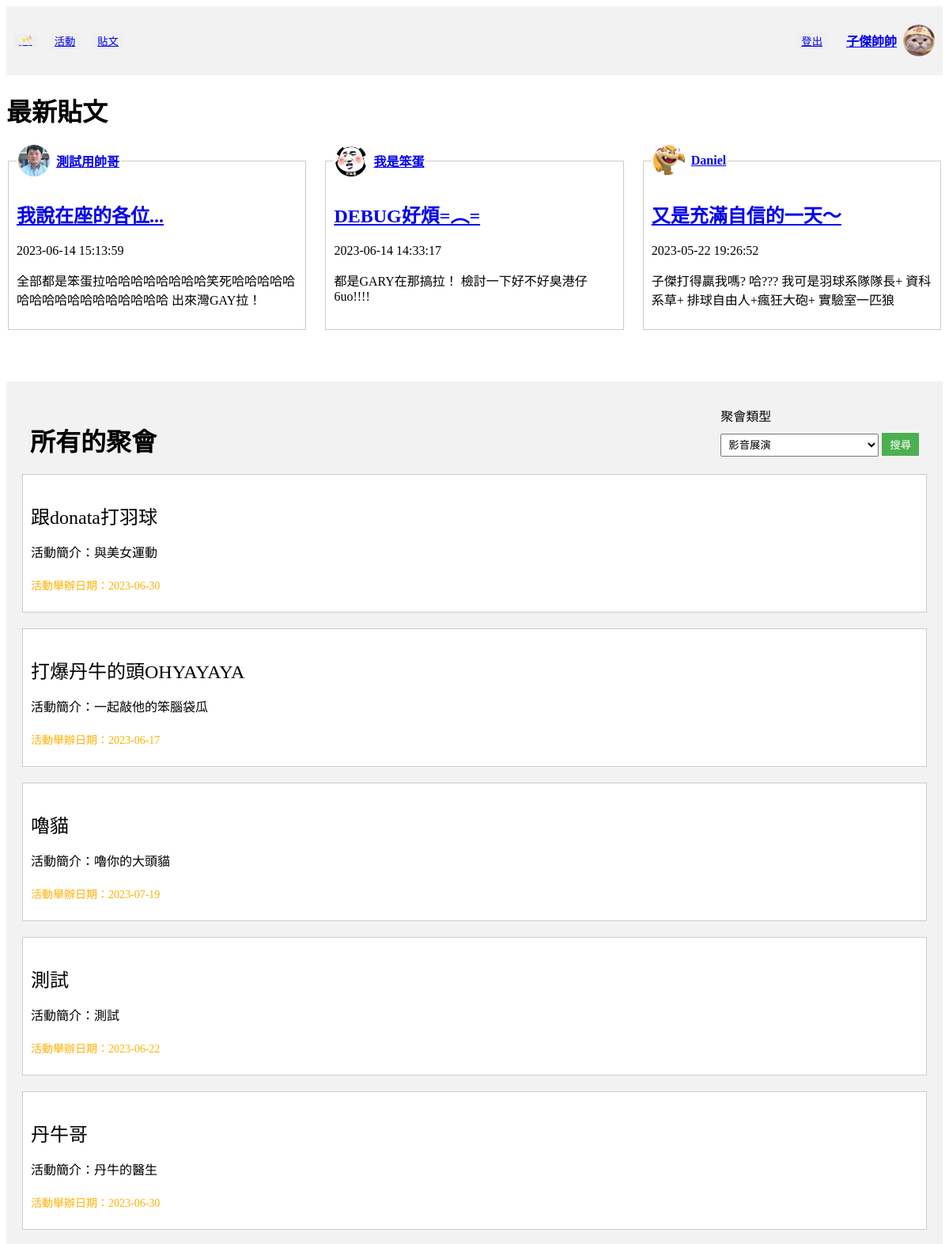
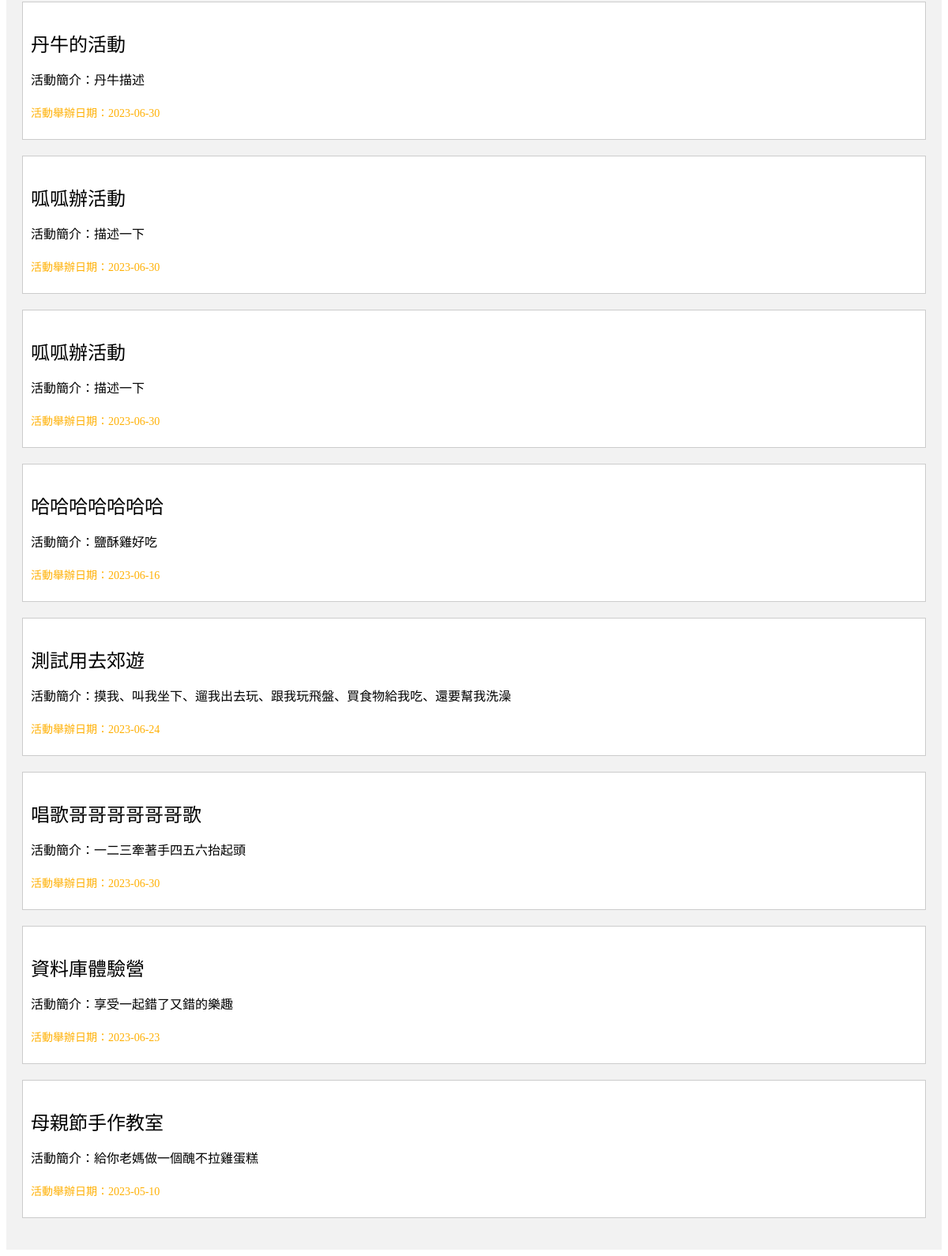
/home (signed in), run on the app's committed database (2 pictures, top to bottom).
### tables this page shows
CREATE TABLE "User" (
	"userID"	INTEGER,
	"password"	VARCHAR(10),
	"nickname"	VARCHAR(10) NOT NULL,
	"gender"	VARCHAR(1) NOT NULL,
	"birth"	TEXT,
	"cellphone"	VARCHAR(10),
	"email"	TEXT UNIQUE,
	"image" TEXT,
	PRIMARY KEY("userID" AUTOINCREMENT)
);

CREATE TABLE "Post" (
	"postID"	INTEGER,
	"postUserID"	INTEGER,
	"postTime"	TEXT,
	"postTitle"	TEXT,
	"postContent"	TEXT,
	"postView"	INT,
	FOREIGN KEY("postUserID") REFERENCES "User"("userID"),
	PRIMARY KEY("postID" AUTOINCREMENT)
);

CREATE TABLE "Activity" (
	"activityID"	VARCHAR(36),
	"title"	VARCHAR(10),
	"time"	TEXT,
	"area"	TEXT,
	"location"	TEXT,
	"category"	TEXT,
	"peopleLimited"	INTEGER,
	"fee"	INTEGER,
	"expireDate"	TEXT,
	"organizerUserID"	INTEGER,
	"Intro"	VARCHAR(50),
	"createTime"	TEXT,
	FOREIGN KEY("organizerUserID") REFERENCES "User"("userID"),
	PRIMARY KEY("activityID")
);

### app.py (the view)
@app.route("/home")
def home():
    if "userID" in session:
        con = sql.connect("funCrew_db.db")
        con.row_factory = sql.Row
        cur = con.cursor()
        nickname = get_nickname(session["userID"])
        filename = get_avatar_path(session["userID"])
        cur.execute(
            "SELECT * FROM Post, User WHERE postUserID = userID ORDER BY postTime DESC LIMIT 3"
        )
        posts = cur.fetchall()
        category = request.args.get("category")
        categoryList = ["影音展演", "商業投資", "遊戲卡牌", "體驗學習", "旅行出遊", "其他"]
        if category in categoryList:
            sqlQuery = (
                "SELECT * FROM Activity WHERE category = '%s' ORDER BY createTime DESC "
                % (category)
            )
        else:
            sqlQuery = "SELECT * FROM Activity ORDER BY createTime DESC "
        cur.execute(sqlQuery)
        info = cur.fetchall()
        return render_template(
            "home.html",
            nickname=nickname,
            posts=posts,
            avatar=filename,
            info=info,
            categoryList=categoryList,
            category=category,
        )
    else:
        return render_template("login.html")

### crud/crudUser.py (called while the page is built)
def get_avatar_path(userID):
    try:
        con = sql.connect("funCrew_db.db")
        cur = con.cursor()
        cur.execute("SELECT image FROM User WHERE userID=?", (userID,))
        filename = cur.fetchone()[0]
        con.close()
        return "static/images/avatars/" + filename
    except Exception as e:
        print(f"Error occurred while retrieving filename: {str(e)}")
        return ""

def get_nickname(userID):
    con = sql.connect("funCrew_db.db")
    cur = con.cursor()
    cur.execute("SELECT nickname FROM User WHERE userID=?", (userID,))
    nickname = cur.fetchone()[0]
    con.close()
    return nickname

### templates/home.html (shortened to what this page needs)
<!DOCTYPE html>
<html>
<html>
<head>
</head>
<body>
    <div class="header">
        <div class="header-left">
            <button class="button"><a href="/home"> 🥂 </a></button>
            <button class="button"><a href="/activity/activities/signingUp">活動</a></button>
            <button class="button"><a href="/post/posts/newest">貼文</a></button>
        </div>
        <div class="header-right">
            <button class="button"><a href="/user/logout">登出</a></button>
            <div class="user-info">
                <h4><a href="/user/personalInfo">{{ nickname }}</a></h4>
                <img src="{{ avatar }}" alt="大頭貼">
            </div>
        </div>
    </div>
    <h1>最新貼文</h1>
    <div class="chat-box-container">
        <fieldset class="chat-box">
            <legend>
                <div class="user-info">
                    <img src="{{ url_for('static', filename='images/avatars/' + posts[0]['image']) }}" alt="大頭貼">
                    <a href="/user/info/{{ posts[0]['postUserID'] }}">{{ posts[0]['nickname'] }}</a>
                </div>
            </legend>
            <h2><a href="/post/posts/{{ posts[0]['postID'] }}">{{ posts[0]['postTitle'] }}</a></h2>
            <p>{{ posts[0]['postTime'] }}</p>
            <p>{{ posts[0]['postContent'] }}</p>
        </fieldset>
        <fieldset class="chat-box">
            <legend>
                <div class="user-info">
                    <img src="{{ url_for('static', filename='images/avatars/' + posts[1]['image']) }}" alt="大頭貼">
                    <a href="/user/info/{{ posts[1]['postUserID'] }}">{{ posts[1]['nickname'] }}</a>
                </div>
            </legend>
            <h2><a href="/post/posts/{{ posts[1]['postID'] }}">{{ posts[1]['postTitle'] }}</a></h2>
            <p>{{ posts[1]['postTime'] }}</p>
            <p>{{ posts[1]['postContent'] }}</p>
        </fieldset>
        <fieldset class="chat-box">
            <legend>
                <div class="user-info">
                    <img src="{{ url_for('static', filename='images/avatars/' + posts[2]['image']) }}" alt="大頭貼">
                    <a href="/user/info/{{ posts[2]['postUserID'] }}">{{ posts[2]['nickname'] }}</a>
                </div>
            </legend>
            <h2><a href="/post/posts/{{ posts[2]['postID'] }}">{{ posts[2]['postTitle'] }}</a></h2>
            <p>{{ posts[2]['postTime'] }}</p>
            <p>{{ posts[2]['postContent'] }}</p>
        </fieldset>
    </div>
    <h3>　</h3>
    <div class="container">
        <div class="left-column">
            <div class="header">
                {% if category %}
                <h1 style="display: inline-block;">{{category}}的聚會</h1>
                {% else %}
                <h1 style="display: inline-block;">所有的聚會</h1>
                {% endif %}
                <form action="/home" style="display: inline-block;">
                    <label for="category">聚會類型</label>
                    <select id="category" name="category" style="width: 200px;">
                        {% for i in categoryList %}
                        {% if i == category %}
                        <option value="{{i}}" selected>{{i}}</option>
                        {% else %}
                        <option value="{{i}}">{{i}}</option>
                        {% endif %}
                        {% endfor %}
                    </select>
                    <button type="submit">搜尋</button>
                </form>
            </div>
            {% for activity in info %}
            <div class="activity-wrapper">
                <div class="activity">
                    <a href="/activity/activities/activity_detail/{{activity['activityID']}}?show_methed=signingUp"
                        style="text-decoration:none; color:black">
                        <p style="font-size:24px;">{{ activity['title'] }}</p>
                        <p>活動簡介：{{ activity['Intro'] }}</p>
                    </a>
                </div>
                <p style="font-size:14px; color: rgb(255, 176, 4);">活動舉辦日期：{{ activity['time'] }}</p>
            </div>
            {% endfor %}
        </div>
    </div>
</body>
</html>

### templates/home.html (style rules this page uses)
.header { display: flex; justify-content: space-between; align-items: center; padding: 10px; background-color: #f2f2f2; }
.header-left { display: flex; align-items: center; }
.header-right { display: flex; align-items: center; }
.button { margin-right: 16px; border: none; }
.user-info { display: flex; align-items: center; }
.user-info h4 { margin-right: 8px; }
.user-info img { width: 40px; height: 40px; border-radius: 50%; object-fit: cover; }
.user-info a { margin-left: 8px; }
.chat-box-container { display: flex; justify-content: space-between; }
.chat-box { border: 1px solid #ccc; padding: 10px; width: 30%; font-size: 16px; }
legend { font-weight: bold; }
.container { display: flex; justify-content: space-between; }
.left-column { width: 100%; padding: 20px; background-color: #f2f2f2; }
.left-column h1 { margin-bottom: 10px; }
.left-column label { display: block; margin-bottom: 10px; }
.left-column select { width: 100%; padding: 5px; margin-bottom: 10px; }
.left-column button { padding: 5px 10px; background-color: #4CAF50; color: #fff; border: none; cursor: pointer; }
.activity { margin-bottom: 20px; }
.activity p { margin-bottom: 5px; }
.activity-wrapper { border: 1px solid #ccc; padding: 10px; background-color: #fff; margin-bottom: 20px; }

### data on the page
User: nickname "子傑帥帥"
User: image (placeholder picture), nickname "測試用帥哥"
Post: postTitle "我說在座的各位...", postTime "2023-06-14 15:13:59", postContent "全部都是笨蛋拉哈哈哈哈哈哈哈哈笑死哈哈哈哈哈哈哈哈哈哈哈哈哈哈哈哈哈 出來灣GAY拉！"
User: image (picture), nickname "我是笨蛋"
Post: postTitle "DEBUG好煩=︵=", postTime "2023-06-14 14:33:17", postContent "都是GARY在那搞拉！ 檢討一下好不好臭港仔6uo!!!!"
User: image (picture), nickname "Daniel"
Post: postTitle "又是充滿自信的一天～", postTime "2023-05-22 19:26:52", postContent "子傑打得贏我嗎? 哈??? 我可是羽球系隊隊長+ 資科系草+ 排球自由人+瘋狂大砲+ 實驗室一匹狼"
Activity: title "跟donata打羽球", Intro "與美女運動", time "2023-06-30"
Activity: title "打爆丹牛的頭OHYAYAYA", Intro "一起敲他的笨腦袋瓜", time "2023-06-17"
Activity: title "嚕貓", Intro "嚕你的大頭貓", time "2023-07-19"
Activity: title "測試", Intro "測試", time "2023-06-22"
Activity: title "丹牛哥", Intro "丹牛的醫生", time "2023-06-30"
Activity: title "丹牛的活動", Intro "丹牛描述", time "2023-06-30"
Activity: title "呱呱辦活動", Intro "描述一下", time "2023-06-30"
Activity: title "呱呱辦活動", Intro "描述一下", time "2023-06-30"
Activity: title "哈哈哈哈哈哈哈", Intro "鹽酥雞好吃", time "2023-06-16"
Activity: title "測試用去郊遊", Intro "摸我、叫我坐下、遛我出去玩、跟我玩飛盤、買食物給我吃、還要幫我洗澡", time "2023-06-24"
Activity: title "唱歌哥哥哥哥哥哥歌", Intro "一二三牽著手四五六抬起頭", time "2023-06-30"
Activity: title "資料庫體驗營", Intro "享受一起錯了又錯的樂趣", time "2023-06-23"
Activity: title "母親節手作教室", Intro "給你老媽做一個醜不拉雞蛋糕", time "2023-05-10"

### other printed values
form field category "影音展演"
